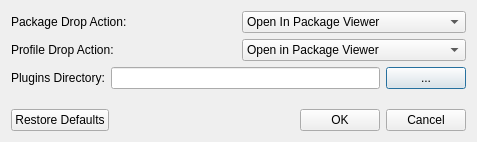
<?xml version="1.0" encoding="UTF-8"?>
<ui version="4.0">
 <class>PreferencesDialog</class>
 <widget class="QDialog" name="PreferencesDialog">
  <property name="geometry">
   <rect>
    <x>0</x>
    <y>0</y>
    <width>477</width>
    <height>142</height>
   </rect>
  </property>
  <property name="windowTitle">
   <string>Preferences</string>
  </property>
  <property name="windowIcon">
   <iconset resource="Resources.qrc">
    <normaloff>:/Images/Leaner24.png</normaloff>:/Images/Leaner24.png</iconset>
  </property>
  <property name="sizeGripEnabled">
   <bool>false</bool>
  </property>
  <property name="modal">
   <bool>false</bool>
  </property>
  <layout class="QVBoxLayout" name="verticalLayout_3">
   <item>
    <layout class="QVBoxLayout" name="verticalLayout_2">
     <item>
      <layout class="QVBoxLayout" name="verticalLayout">
       <item>
        <layout class="QHBoxLayout" name="horizontalLayout">
         <item>
          <widget class="QLabel" name="label">
           <property name="toolTip">
            <string>&lt;!DOCTYPE HTML PUBLIC &quot;-//W3C//DTD HTML 4.0//EN&quot; &quot;http://www.w3.org/TR/REC-html40/strict.dtd&quot;&gt;
&lt;html&gt;&lt;head&gt;&lt;meta name=&quot;qrichtext&quot; content=&quot;1&quot; /&gt;&lt;style type=&quot;text/css&quot;&gt;
p, li { white-space: pre-wrap; }
&lt;/style&gt;&lt;/head&gt;&lt;body style=&quot; font-family:'MS Shell Dlg 2'; font-size:8.25pt; font-weight:400; font-style:normal;&quot;&gt;
&lt;p style=&quot; margin-top:0px; margin-bottom:0px; margin-left:0px; margin-right:0px; -qt-block-indent:0; text-indent:0px;&quot;&gt;&lt;span style=&quot; font-weight:600;&quot;&gt;Package Drop Action&lt;/span&gt;&lt;/p&gt;
&lt;p style=&quot; margin-top:0px; margin-bottom:0px; margin-left:0px; margin-right:0px; -qt-block-indent:0; text-indent:0px;&quot;&gt;The action that will occur when an STFS Package is dropped onto the main window.&lt;/p&gt;&lt;/body&gt;&lt;/html&gt;</string>
           </property>
           <property name="text">
            <string>Package Drop Action:</string>
           </property>
          </widget>
         </item>
         <item>
          <widget class="QComboBox" name="comboBox">
           <item>
            <property name="text">
             <string>Open In Package Viewer</string>
            </property>
           </item>
           <item>
            <property name="text">
             <string>Rehash/Resign</string>
            </property>
           </item>
          </widget>
         </item>
        </layout>
       </item>
       <item>
        <layout class="QHBoxLayout" name="horizontalLayout_2">
         <item>
          <widget class="QLabel" name="label_2">
           <property name="toolTip">
            <string>&lt;!DOCTYPE HTML PUBLIC &quot;-//W3C//DTD HTML 4.0//EN&quot; &quot;http://www.w3.org/TR/REC-html40/strict.dtd&quot;&gt;
&lt;html&gt;&lt;head&gt;&lt;meta name=&quot;qrichtext&quot; content=&quot;1&quot; /&gt;&lt;style type=&quot;text/css&quot;&gt;
p, li { white-space: pre-wrap; }
&lt;/style&gt;&lt;/head&gt;&lt;body style=&quot; font-family:'MS Shell Dlg 2'; font-size:8.25pt; font-weight:400; font-style:normal;&quot;&gt;
&lt;p style=&quot; margin-top:0px; margin-bottom:0px; margin-left:0px; margin-right:0px; -qt-block-indent:0; text-indent:0px;&quot;&gt;&lt;span style=&quot; font-size:8pt; font-weight:600;&quot;&gt;Profile Drop Action&lt;/span&gt;&lt;/p&gt;
&lt;p style=&quot; margin-top:0px; margin-bottom:0px; margin-left:0px; margin-right:0px; -qt-block-indent:0; text-indent:0px;&quot;&gt;&lt;span style=&quot; font-size:8pt;&quot;&gt;The action that will occur when a profile is dropped onto the main form.&lt;/span&gt;&lt;/p&gt;&lt;/body&gt;&lt;/html&gt;</string>
           </property>
           <property name="text">
            <string>Profile Drop Action:</string>
           </property>
          </widget>
         </item>
         <item>
          <widget class="QComboBox" name="comboBox_2">
           <item>
            <property name="text">
             <string>Open in Package Viewer</string>
            </property>
           </item>
           <item>
            <property name="text">
             <string>Rehash/Resign</string>
            </property>
           </item>
           <item>
            <property name="text">
             <string>Open in Profile Editor</string>
            </property>
           </item>
          </widget>
         </item>
        </layout>
       </item>
       <item>
        <layout class="QHBoxLayout" name="horizontalLayout_3">
         <item>
          <widget class="QLabel" name="label_3">
           <property name="toolTip">
            <string>&lt;!DOCTYPE HTML PUBLIC &quot;-//W3C//DTD HTML 4.0//EN&quot; &quot;http://www.w3.org/TR/REC-html40/strict.dtd&quot;&gt;
&lt;html&gt;&lt;head&gt;&lt;meta name=&quot;qrichtext&quot; content=&quot;1&quot; /&gt;&lt;style type=&quot;text/css&quot;&gt;
p, li { white-space: pre-wrap; }
&lt;/style&gt;&lt;/head&gt;&lt;body style=&quot; font-family:'MS Shell Dlg 2'; font-size:8.25pt; font-weight:400; font-style:normal;&quot;&gt;
&lt;p style=&quot; margin-top:0px; margin-bottom:0px; margin-left:0px; margin-right:0px; -qt-block-indent:0; text-indent:0px;&quot;&gt;&lt;span style=&quot; font-size:8pt; font-weight:600;&quot;&gt;Plugin Directory&lt;/span&gt;&lt;/p&gt;
&lt;p style=&quot; margin-top:0px; margin-bottom:0px; margin-left:0px; margin-right:0px; -qt-block-indent:0; text-indent:0px;&quot;&gt;&lt;span style=&quot; font-size:8pt;&quot;&gt;The path to the directory where Velocity should look for plugins.&lt;/span&gt;&lt;/p&gt;&lt;/body&gt;&lt;/html&gt;</string>
           </property>
           <property name="text">
            <string>Plugins Directory:</string>
           </property>
          </widget>
         </item>
         <item>
          <widget class="QLineEdit" name="lineEdit"/>
         </item>
         <item>
          <widget class="QPushButton" name="pushButton_4">
           <property name="text">
            <string>...</string>
           </property>
          </widget>
         </item>
        </layout>
       </item>
      </layout>
     </item>
     <item>
      <spacer name="verticalSpacer">
       <property name="orientation">
        <enum>Qt::Vertical</enum>
       </property>
       <property name="sizeHint" stdset="0">
        <size>
         <width>20</width>
         <height>40</height>
        </size>
       </property>
      </spacer>
     </item>
     <item>
      <layout class="QHBoxLayout" name="horizontalLayout_4">
       <item>
        <widget class="QPushButton" name="pushButton_3">
         <property name="text">
          <string>Restore Defaults</string>
         </property>
        </widget>
       </item>
       <item>
        <spacer name="horizontalSpacer">
         <property name="orientation">
          <enum>Qt::Horizontal</enum>
         </property>
         <property name="sizeHint" stdset="0">
          <size>
           <width>40</width>
           <height>20</height>
          </size>
         </property>
        </spacer>
       </item>
       <item>
        <widget class="QPushButton" name="pushButton">
         <property name="text">
          <string>OK</string>
         </property>
        </widget>
       </item>
       <item>
        <widget class="QPushButton" name="pushButton_2">
         <property name="text">
          <string>Cancel</string>
         </property>
        </widget>
       </item>
      </layout>
     </item>
    </layout>
   </item>
  </layout>
 </widget>
 <resources>
  <include location="Resources.qrc"/>
 </resources>
 <connections/>
</ui>
